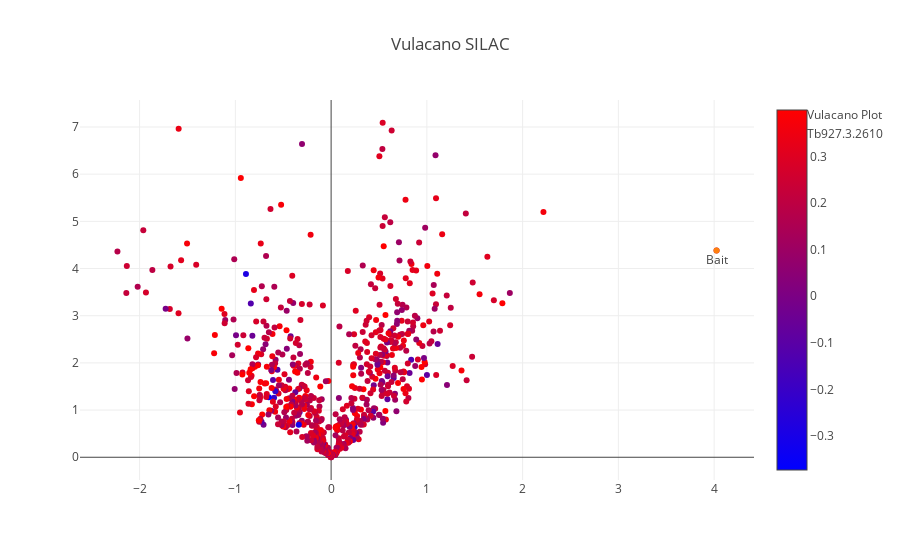

This figure's notebook cell:
### Code cell
#interactive plot
trace_1 = go.Scatter(
    x=selection.logratio_mean,
    y=selection.log_pvalues,
    mode='markers',
    name='Vulacano Plot',
    text = [a + ' ' +b + ' '+str(round(c,1)) for a,b,c in zip(selection.index.values, selection.Gene_desc, selection.logScore )],
    hoverinfo = 'text',
    marker=dict(
        #size=16,
        color = np.log10(selection.logScore), #set color equal to a variable
        colorscale='Bluered',
        showscale=True
    )
)

annot_1 = go.Scatter(
    x=[selection.logratio_mean.loc['Tb927.3.2610']],
    y=[selection.log_pvalues.loc['Tb927.3.2610']],
    mode='markers+text',
    name='Tb927.3.2610',
    text=['Bait'],
    textposition='bottom center'
)



layout = dict(title='Vulacano SILAC')


fig = go.Figure(data=[trace_1, annot_1], 
                layout=layout)
iplot(fig, filename='test')

### Figure 1 — Plotly figure (JSON) as saved in the notebook; plotly's stock layout.template omitted (floating-point values rounded to 4 significant figures; data arrays with more than 128 entries replaced by an {"elided": "..."} marker saying what was removed)
{"data": [{"hoverinfo": "text", "marker": {"color": {"elided": "654 float values"}, "colorscale": "Bluered", "showscale": true}, "mode": "markers", "name": "Vulacano Plot", "text": {"elided": "654 str values"}, "type": "scatter", "uid": "e55e0788-e1d8-11e8-af4f-005056c00008", "x": {"elided": "654 float values"}, "y": {"elided": "654 float values"}}, {"mode": "markers+text", "name": "Tb927.3.2610", "text": ["Bait"], "textposition": "bottom center", "type": "scatter", "uid": "e55e0789-e1d8-11e8-a76d-005056c00008", "x": [4.025], "y": [4.383]}], "layout": {"title": "Vulacano SILAC"}}
